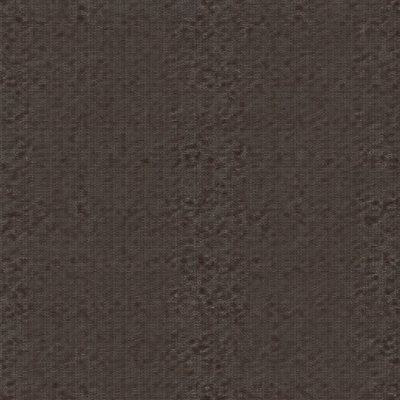
#> input picture check_cuir2.jpg, 400 x 400 px; its folder holds only this picture in this run
$ python -i cinema.py   (imports and definitions only)
#> lines starting #> are read from the running program, lines starting #| are printed output that depends on the picture
### core/config.py
#!/usr/bin/env python3
# -*- coding: utf-8 -*-
"""
Global configuration, default paths, LoRA and upscaler management.
"""

import os
import re
import unicodedata
from pathlib import Path
from typing import Dict, List, Optional

# Repository root (parent of core/) — reference for .env and relative paths.
RACINE_DEPOT = Path(__file__).resolve().parents[1]


def charger_env(chemin: Optional[Path] = None) -> None:
    """Loads a .env file into os.environ WITHOUT overwriting already-set variables.

    Supported format: KEY=VALUE (one per line), optional 'export ' prefix,
    single/double quotes stripped, blank lines and # comments ignored.
    Priority: shell environment variable > .env > this module's defaults
    (see .env.example at the repository root).
    """
    fichier = Path(chemin) if chemin else RACINE_DEPOT / ".env"
    if not fichier.is_file():
        return
    for ligne in fichier.read_text(encoding="utf-8").splitlines():
        ligne = ligne.strip()
        if not ligne or ligne.startswith("#"):
            continue
        if ligne.startswith("export "):
            ligne = ligne[len("export "):]
        cle, separateur, valeur = ligne.partition("=")
        if not separateur:
            continue
        cle = cle.strip()
        valeur = valeur.strip().strip('"').strip("'")
        os.environ.setdefault(cle, valeur)


# Optional .env at the repository root — loaded BEFORE reading the variables below.
charger_env()

# Executable paths
DEFAULT_LLAMA_CLI = os.getenv("LLAMA_CLI_PATH", r"C:\llama.cpp\llama-cli.exe")
DEFAULT_SD_CLI = os.getenv("SD_CLI_PATH", r"C:\SD\sd-cli.exe")
# Per-family video-build pin: since 2026-10-23 it resolves to the SAME main build
# (master-995+) — upstream #2181 (ggml small-BAR heap mask) fixed the MiniMax-H3
# OOM (#1976) AND cleared the LTX-2.5 workspace refusal; both 65 f production
# routes (video_multishot T2V + monoplan_ia I2V) re-validated on 995 that evening.
# The constant stays as a re-pin point: any future video-only regression can pin
# LTX routes back to a parallel build here (env SD_CLI_LTX_PATH) without touching
# the image path. The C:\SD-6b3edaa parallel build (master-841) is retired from
# production (kept on disk).
DEFAULT_SD_CLI_LTX = os.getenv("SD_CLI_LTX_PATH", r"C:\SD\sd-cli.exe")
DEFAULT_SD_DIR = os.getenv("SD_DIR", r"C:\SD")
DEFAULT_SD_SOURCE_DIR = os.getenv("SD_SOURCE_DIR", r"C:\GIT\stable-diffusion.cpp")
DEFAULT_AUDIOCPP_CLI = os.getenv("AUDIOCPP_PATH", r"C:\audio-cpp\audiocpp_cli.exe")


def _detecter_ffmpeg() -> str:
    """ffmpeg 9 (C:\\ffmpeg\\dist) first, then the older Amuse build, then PATH."""
    candidats = [
        r"C:\ffmpeg\dist\bin\ffmpeg.exe",
        r"C:\Program Files\Amuse\ffmpeg.exe",
    ]
    for c in candidats:
        if os.path.exists(c):
            return c
    return "ffmpeg"


DEFAULT_FFMPEG = os.getenv("FFMPEG_PATH", _detecter_ffmpeg())


def ffmpeg() -> str:
    """Absolute path of the machine ffmpeg (FFMPEG_PATH override, else auto-detected)."""
    return DEFAULT_FFMPEG

# Base folders and models
DEFAULT_MODEL_DIR = os.getenv("MODEL_DIR", r"C:\Modeles_LLM")
DEFAULT_LLM_MODEL = os.getenv("LLM_MODEL_PATH", os.path.join(DEFAULT_MODEL_DIR, "LFM2.5-8B-A1B-Q6_K.gguf"))
DEFAULT_SD_MODEL = os.getenv("SD_MODEL_PATH", os.path.join(DEFAULT_MODEL_DIR, "flux1-dev-Q6_K.gguf"))
DEFAULT_CLIP_L = os.getenv("SD_CLIP_L_PATH", os.path.join(DEFAULT_MODEL_DIR, "clip_l.safetensors"))
DEFAULT_T5XXL = os.getenv("SD_T5XXL_PATH", os.path.join(DEFAULT_MODEL_DIR, "t5xxl_fp16.safetensors"))
DEFAULT_VAE = os.getenv("SD_VAE_PATH", os.path.join(DEFAULT_MODEL_DIR, "ae.safetensors"))
# ControlNet OpenPose SDXL (validated recipe 2026-09-26, MEMORY_BANK §1.29: juggernautXL + xinsir)
DEFAULT_CONTROLNET_POSE = os.getenv("SD_CONTROLNET_POSE_PATH", os.path.join(DEFAULT_MODEL_DIR, "controlnet_openpose_sdxl_xinsir.safetensors"))
DEFAULT_SDXL_MODEL = os.getenv("SD_XL_MODEL_PATH", os.path.join(DEFAULT_MODEL_DIR, "juggernautXL_ragnarok.safetensors"))

# Qwen-Image-2.1 (7B DiT GGUF, Vulkan — support sd-cli #2032/#2035, master-908+).
# ⚠️ Qwen RESEARCH license: personal / non-commercial use ONLY. The VAE is
# dedicated (NOT interchangeable with Qwen-Image 1.0 nor Wan 2.2 — pinned doc
# scratch/upstream_docs/sd-cli_qwen-image-21/). Validated recipe: MEMORY_BANK §1.39.
DEFAULT_QWEN_IMAGE21_MODEL = os.getenv(
    "QWEN_IMAGE21_MODEL_PATH", os.path.join(DEFAULT_MODEL_DIR, "qwen-image-2.1-UC-Q8_0.gguf")
)
DEFAULT_QWEN_IMAGE21_LLM = os.getenv(
    "QWEN_IMAGE21_LLM_PATH", os.path.join(DEFAULT_MODEL_DIR, "Qwen3VL-8B-Instruct-Q4_K_M.gguf")
)
DEFAULT_QWEN_IMAGE21_VAE = os.getenv(
    "QWEN_IMAGE21_VAE_PATH", os.path.join(DEFAULT_MODEL_DIR, "qwen_image_2.1_vae_bf16.safetensors")
)
# Turbo variant (official 8-step distilled checkpoint, CFG 1) — USER VALIDATED
# 2026-10-11 ("Atomic très bien"): AtomicChat sd.cpp-native Q8_0 quant, clean
# layout (no f32 boot penalty, 123 s/image measured vs 962 s base). Same TE +
# VAE as the base model. The distilled checkpoint has ONE validated sampling
# schedule — the 8-step custom sigmas below (from the checkpoint's
# model_index.json schedule); other schedules are not evaluated upstream.
DEFAULT_QWEN_IMAGE21_TURBO_MODEL = os.getenv(
    "QWEN_IMAGE21_TURBO_MODEL_PATH", r"C:\Modeles_LLM\Qwen-Image-2.1-Turbo-Q8_0.gguf"
)
QWEN_IMAGE21_TURBO_SIGMAS = "1.0,0.978453,0.95418,0.926626,0.89508,0.845148,0.704534,0.414568,0.0"

# MOSS-Image-SFT (OpenMOSS, 5.1B DiT flow-matching, Apache-2.0) — pipeline
# USER VALIDATED 2026-10-24 ("Moss parfait oui", MEMORY_BANK §1.45): sd-cli
# arch `moss_image` (since master-973), text encoder Qwen3.5-9B Q8_0 + external
# tokenizer + flux2 VAE. Files stored on D:\Modeles_LLM (user's choice — USB
# 3.0 HDD: cold loads are disk-bound ~4-8 MB/s, see MEMORY_BANK lesson 10-11).
# Env-overridable so the paths can move (e.g. to C: NVMe) without code edits.
DEFAULT_MOSS_IMAGE_MODEL = os.getenv(
    "MOSS_IMAGE_MODEL_PATH", r"D:\Modeles_LLM\MOSS-Image-SFT-UD-Q4_K_XL.gguf"
)
DEFAULT_MOSS_IMAGE_LLM = os.getenv(
    "MOSS_IMAGE_LLM_PATH", r"D:\Modeles_LLM\Qwen3.5-9B-Q8_0.gguf"
)
DEFAULT_MOSS_IMAGE_VAE = os.getenv(
    "MOSS_IMAGE_VAE_PATH", r"D:\Modeles_LLM\moss_image_vae_flux2.safetensors"
)
DEFAULT_MOSS_IMAGE_TOKENIZER = os.getenv(
    "MOSS_IMAGE_TOKENIZER_PATH", r"D:\Modeles_LLM\moss_image_tokenizer.json"
)

# LFM3-Audio-2B text-to-speech (LiquidAI, arch `lfm3`, LFM Open License v1.0) —
# pipeline USER VALIDATED 2026-10-28 ("voix parfaite", MEMORY_BANK §1.48):
# llama.cpp `llama-tts` (support since master d05706b; the official release
# b11936 predates the LFM3 merges — keep the local build until >= b11937).
# Files on D:\Modeles_LLM next to the MOSS weights (user rule 2026-10-28:
# Liquid models stay on D: — 23 GB is too big for the C: NVMe free space;
# lesson 10-11 applies: cold loads are disk-bound, env-overridable paths).
DEFAULT_LLAMA_TTS = os.getenv("LLAMA_TTS_PATH", r"C:\llama.cpp\llama-tts.exe")
DEFAULT_LFM3_TTS_MODEL = os.getenv(
    "LFM3_TTS_MODEL_PATH", r"D:\Modeles_LLM\LFM3-Audio-2B-Q8_0.gguf"
)
DEFAULT_LFM3_TTS_MMPROJ = os.getenv(
    "LFM3_TTS_MMPROJ_PATH", r"D:\Modeles_LLM\mmproj-LFM3-Audio-2B-Q8_0.gguf"
)

# Local OCR engine — openbmb MiniCPM-OCR-1.0 (1.3B specialist, Apache-2.0),
# served through llama.cpp `llama-server` (--mmproj). USER VALIDATED 2026-10-28
# (MEMORY_BANK §1.49: EN word-perfect, FR 1-char error off-spec, UI screenshots
# word-perfect; ~4 s/page, ~2 GB VRAM). Server-only on purpose: the mtmd-cli
# cannot disable the model's thinking block, so the transcription only lands
# in `content` with a request-level `reasoning_effort: "none"`.
DEFAULT_LLAMA_SERVER = os.getenv("LLAMA_SERVER_PATH", r"C:\llama.cpp\llama-server.exe")
DEFAULT_MINICPM_OCR_MODEL = os.getenv(
    "MINICPM_OCR_MODEL_PATH", r"C:\Modeles_LLM\MiniCPM-OCR-1_0-Q8_0.gguf"
)
DEFAULT_MINICPM_OCR_MMPROJ = os.getenv(
    "MINICPM_OCR_MMPROJ_PATH", r"C:\Modeles_LLM\mmproj-MiniCPM-OCR-1_0-f16-4x.gguf"
)

# Video models (Wan 2.1 / Wan 2.2, LTX-2.3 / LTX-2.5, MiniMax-H3)
DEFAULT_WAN_MODEL = os.getenv("WAN_MODEL_PATH", os.path.join(DEFAULT_MODEL_DIR, "wan2.1-t2v-1.3b-q8_0.gguf"))
DEFAULT_WAN_VAE = os.getenv("WAN_VAE_PATH", os.path.join(DEFAULT_MODEL_DIR, "wan_2.1_vae.safetensors"))
DEFAULT_WAN_T5XXL = os.getenv("WAN_T5XXL_PATH", os.path.join(DEFAULT_MODEL_DIR, "umt5-xxl-encoder-Q8_0.gguf"))

# MiniMax-H3 Ref2VA video models (video+audio reference → generated video, webm output with audio).
# ⚠️ The ref2va DiT is DISTINCT from fl2va (T2VA/I2VA) — source: leejet/MiniMax-H3-GGUF
# (the MiniMax-AI/MiniMax-H3-GGUF repo is gated). Validated recipe: MEMORY_BANK §1.16.
DEFAULT_H3_REF2VA_MODEL = os.getenv(
    "H3_REF2VA_MODEL_PATH",
    os.path.join(DEFAULT_MODEL_DIR, "minimax_h3_ref2va_pruned-Q4_K_M.gguf"),
)
DEFAULT_H3_VIDEO_VAE = os.getenv(
    "H3_VIDEO_VAE_PATH", os.path.join(DEFAULT_MODEL_DIR, "minimax_h3_video_vae_fp16.safetensors")
)
DEFAULT_H3_AUDIO_VAE = os.getenv(
    "H3_AUDIO_VAE_PATH", os.path.join(DEFAULT_MODEL_DIR, "minimax_h3_audio_vae_fp32.safetensors")
)
DEFAULT_H3_LLM = os.getenv(
    "H3_LLM_PATH", os.path.join(DEFAULT_MODEL_DIR, "qwen3vl_32b_minimax_h3-Q2_K_M.gguf")
)
# Ref2VA turbo LoRA (20→8 step distillation, HF lightx2v/Minimax-h3-Turbo — take the
# NON `_comfyui_` variant). Recipe user-VALIDATED on 2026-09-09: sampling −64%,
# total −46%, quality and reference match ≥ baseline (name without .safetensors extension).
DEFAULT_H3_REF2VA_TURBO_LORA = os.getenv(
    "H3_REF2VA_TURBO_LORA", "minimax_h3_ref2v_turbo_8step_v1.0_768p_bf16"
)

# Wan 2.1 VACE (control-video guidance: pose/depth/skeleton frames lock the motion).
# VALIDATED 2026-10-01 by the user ("très bien") on the distilled LightX2V route:
# 8 steps, 4x faster than the plain 14B VACE Q3_K_S 20-step recipe (REJECTED "nul").
# Recipe: MEMORY_BANK §1.28 — I2V + --control-video, offload + vae-on-cpu mandatory (16 GB).
DEFAULT_VACE_MODEL = os.getenv(
    "VACE_MODEL_PATH",
    os.path.join(DEFAULT_MODEL_DIR, "Wan2.1_14B_LightX2V_StepCfgDistill_VACE-Q3_K_S.gguf"),
)
DEFAULT_VACE_T5XXL = os.getenv(
    "VACE_T5XXL_PATH", os.path.join(DEFAULT_MODEL_DIR, "umt5-xxl-encoder-Q4_K_M.gguf")
)  # VACE validated recipe uses the Q4_K_M umt5 (the plain-Wan default is Q8_0)

# Music models (MiniMax-Music3 GGUF via audio.cpp + Music Flamingo via llama.cpp)
DEFAULT_MUSIC3_DIR = os.getenv("MUSIC3_MODEL_DIR", os.path.join(DEFAULT_MODEL_DIR, "MiniMax-Music3-GGUF"))
DEFAULT_MUSIC3_LM = os.getenv("MUSIC3_LM_PATH", os.path.join(DEFAULT_MUSIC3_DIR, "language_model_q4_0.gguf"))
# ACE-Step 1.5 Turbo GGUF (bf16) via audio.cpp — monolithic package, MIT licence.
# ⚠️ q8_0 unsupported for this family (planner sampling failure).
DEFAULT_ACESTEP15_DIR = os.getenv("ACESTEP15_MODEL_DIR", os.path.join(DEFAULT_MODEL_DIR, "ACE-Step1.5-GGUF"))
DEFAULT_MUSIC_FLAMINGO_DIR = os.getenv("MUSIC_FLAMINGO_DIR", os.path.join(DEFAULT_MODEL_DIR, "music-flamingo"))
DEFAULT_MUSIC_FLAMINGO_LM = os.getenv(
    "MUSIC_FLAMINGO_LM_PATH", os.path.join(DEFAULT_MUSIC_FLAMINGO_DIR, "music-flamingo-hf.Q4_K_M.gguf")
)
DEFAULT_MUSIC_FLAMINGO_MMPROJ = os.getenv(
    "MUSIC_FLAMINGO_MMPROJ_PATH", os.path.join(DEFAULT_MUSIC_FLAMINGO_DIR, "music-flamingo-hf.mmproj-f16.gguf")
)

# Specialized folders for LoRAs and upscalers (search in C:\Modeles_LLM\... then in the local project)
DEFAULT_LORA_DIRS = [
    os.getenv("LORA_DIR", os.path.join(DEFAULT_MODEL_DIR, "loras")),
    os.path.abspath("loras")
]

DEFAULT_UPSCALER_DIRS = [
    os.getenv("UPSCALER_DIR", os.path.join(DEFAULT_MODEL_DIR, "upscalers")),
    os.path.abspath("upscalers"),
    DEFAULT_MODEL_DIR
]

DEFAULT_ESRGAN_MODEL = os.getenv(
    "SD_ESRGAN_PATH",
    os.path.join(DEFAULT_MODEL_DIR, "upscalers", "RealESRGAN_x4plus_anime_6B.pth")
)

# Specialized ONNX models (Segmentation, PBR, Animation)
DEFAULT_ONNX_DIRS = [
    os.getenv("ONNX_DIR", os.path.join(DEFAULT_MODEL_DIR, "onnx")),
    os.path.abspath("models"),
    os.path.join(DEFAULT_MODEL_DIR, "segmentation"),
    os.path.join(DEFAULT_MODEL_DIR, "pbr"),
    os.path.join(DEFAULT_MODEL_DIR, "animation"),
    DEFAULT_MODEL_DIR
]

DEFAULT_RMBG_MODEL = os.getenv(
    "RMBG_MODEL_PATH",
    os.path.join(DEFAULT_MODEL_DIR, "onnx", "rmbg-1.4.onnx")
)

DEFAULT_DEEPBUMP_MODEL = os.getenv(
    "DEEPBUMP_MODEL_PATH",
    os.path.join(DEFAULT_MODEL_DIR, "onnx", "deepbump256.onnx")
)

DEFAULT_RIFE_MODEL = os.getenv(
    "RIFE_MODEL_PATH",
    os.path.join(DEFAULT_MODEL_DIR, "onnx", "rife_fp32.onnx")
)

DEFAULT_YUNET_MODEL = os.getenv(
    "YUNET_MODEL_PATH",
    os.path.join(DEFAULT_MODEL_DIR, "onnx", "face_detection_yunet_2023mar.onnx")
)

# Rendering settings
DEFAULT_BACKEND = os.getenv("SD_BACKEND", "diffusion=vulkan0,te=cpu")
DEFAULT_THREADS = int(os.getenv("SD_THREADS", "16"))
# Default output: output/ (git-ignored) — godot_assets/ remains the folder
# of validated reference assets (README examples), no generation lands there anymore.
DEFAULT_OUTPUT_DIR = os.getenv("OUTPUT_DIR", "output")

# open-water (Leonxlnx, MIT) — procedural WebGL2 storm-sea renderer, pipeline
# USER VALIDATED 2026-10-24 ("image ok", MEMORY_BANK §1.47) as a silent
# backdrop/keyframe-loop source. Local clone with the render_shot.mjs addition
# (fixed camera + constant weather); env-overridable like the other tool paths.
DEFAULT_OPEN_WATER_DIR = os.getenv("OPEN_WATER_DIR", r"C:\GIT\open-water")
DEFAULT_MPFB_DATA_DIR = os.getenv(
    "MPFB_DATA_DIR",
    os.path.expandvars(r"%APPDATA%\Blender Foundation\Blender\5.2\mpfb\data\data")
)
DEFAULT_MPFB_INK_DIR = os.getenv(
    "MPFB_INK_DIR",
    os.path.join(DEFAULT_MPFB_DATA_DIR, "ink_layers")
)
DEFAULT_MPFB_EYES_DIR = os.getenv(
    "MPFB_EYES_DIR",
    os.path.join(DEFAULT_MPFB_DATA_DIR, "eyes", "materials")
)
# NB: no more temporary file at a relative path (ex-temp_render.png) —
# renders go through tempfile (unique per call, compatible with parallel runs).

# Default Visual Charter (Style Anchor)
DEFAULT_STYLE_ANCHOR = (
    "2D game asset, dark fantasy aesthetic, isolated on solid plain white background, "
    "obsidian steel, deep violet glowing runes, dark void energy, "
    "sharp clean edges, digital painting style, centered composition, no shadows on background"
)

# Framings per asset type
CADRAGE_INSTRUCTIONS = {
    "item": "front view or isometric view, single isolated game icon",
    "character": "full body sprite, neutral standing pose, front view",
    "prop": "isometric view, environmental 2D game object",
    "tile": "top-down or front view, seamless texture pattern",
    "angle_front": "front view, centered character sprite",
    "angle_right": "side profile view facing right, centered character sprite",
    "angle_back": "back view, centered character sprite",
    "angle_left": "side profile view facing left, centered character sprite"
}


# [243 lines left out: functions slugifier_texte, lister_loras, lister_upscalers, resoudre_upscaler, resoudre_sd_model, lister_modeles_onnx and 4 more, not called in this run]


# Required components of the MiniMax-Music3 GGUF package (default mix Q4_0 / Q8_0)
MUSIC3_FICHIERS_REQUIS = [
    "language_model_q4_0.gguf",
    "rvq_depth_decoder_q8_0.gguf",
    "transformer_q4_0.gguf",
    "condition_encoder.gguf",
    "vocoder.gguf",
    "tokenizer/tokenizer.json",
]


# [19 lines left out: function resoudre_modele_musique, not called in this run]


# ACE-Step 1.5 variants: (GGUF relative path, dit_model_path load-option
# or None). The packages are variant-specific — xl-* require their
# load-option (audio.cpp docs). XL = DiT 4B (~14.2 GiB bf16, untested on HF:
# hosted on the audio.cpp ModelScope mirror).
ACESTEP15_VARIANTES = {
    "turbo": (os.path.join("turbo", "ace-step-1.5-turbo-bf16.gguf"), None),
    "xl-turbo": (os.path.join("xl-turbo", "ace-step-1.5-xl-turbo-bf16.gguf"), "acestep-v15-xl-turbo"),
    "xl-sft": (os.path.join("xl-sft", "ace-step-1.5-xl-sft-bf16.gguf"), "acestep-v15-xl-sft"),
}


# [49 lines left out: functions resoudre_gguf_acestep15, resoudre_yunet_model, verifier_prerequis, not called in this run]

### core/cinema.py
#!/usr/bin/env python3
# -*- coding: utf-8 -*-
"""
core/cinema.py — AI single-take shot ("monoplan") (user-VALIDATED on 2026-09-10).

Winning recipe (MEMORY_BANK §1.17, Vent-Gris intro "L'HÉRITIER DU VIDE"):
a SINGLE LTX-2.5 I2V generation from a seed image (65 frames = stable GPU
ceiling), slowed down to the target duration with motion-compensated
interpolation, then re-framed by a DESIGNED pure zoom (monotone ramp with easing
— no tracking inside the warp: the NCC tracker would inject its translation
noise). Result: one single shot with no cuts and no camera vibration.

Why not longer/multi-shot: I2V chaining creates content cuts
(clouds/waves reinterpreted → jerks, all v2-v5 repairs rejected),
and LTX's internal `ltxav` module eats ~29 MB of VRAM per frame (ceiling
~81 frames at 832×480 on RX 6950 XT). Slow motion is therefore THE duration lever.
"""

import os
import shutil
import tempfile
import time
from typing import Callable, Optional, Tuple

from PIL import Image

from core.config import DEFAULT_MODEL_DIR, DEFAULT_SD_CLI_LTX, DEFAULT_FFMPEG as FFMPEG_PATH
from core.process import run_engine

# Validated LTX-2.5 Distilled models (§1.1 / §1.17)
LTX_DIT = os.path.join(DEFAULT_MODEL_DIR, "LTX-2.5-Distilled-Q4_K_M.gguf")
LTX_VAE = os.path.join(DEFAULT_MODEL_DIR, "ltx-2.5-video-vae-conv-bf16.safetensors")
LTX_AUDIO_VAE = os.path.join(DEFAULT_MODEL_DIR, "ltx-2.5-audio-vae-bf16.safetensors")
LTX_LLM = os.path.join(DEFAULT_MODEL_DIR, "gemma4-12b-with-proj-ltx-2.5-Q5_K_M.gguf")

# Official Lightricks distilled sigmas (8 steps, cfg 1.0 = 1 pass/step)
SIGMAS_LTX = "1.0, 0.99375, 0.9875, 0.98125, 0.975, 0.909375, 0.725, 0.421875, 0.0"

NEGATIF_DEFAUT = (
    "text, watermark, logo, subtitles, warm colors, autumn colors, sunny, cartoon, "
    "anime, modern elements, crowds, blurry, jitter, sudden cuts, glitch, low "
    "quality, noisy, distorted, morphing, lowres"
)

# Zoom anchor as a frame ratio (validated on the Vent-Gris castle:
# main subject positioned slightly left of center)
ANCRE_X, ANCRE_Y = 0.656, 0.472

# 4K UHD "Hero Hooks" path (ai-doc2video spec, integrated on 2026-09-12):
# AI 4x upscale of the ONLY raw 480p frames (§1.17 — never from an interpolated
# master), slow-down + zoom at 3328×1920 (native 4x-UltraSharp output), then
# final 3840×2160 @ 30 fps conform with h264_amf + CAS.
TAILLE_UPSCALE_4X = (3328, 1920)   # 832×480 × 4 — native 4x-UltraSharp output
TAILLE_MASTER_4K = (3840, 2160)    # 4K UHD broadcast YouTube
FPS_SORTIE_4K = 30                 # Hero Hooks cadence (165 frames / 5.5 s)
BITRATE_MASTER_4K = "45M"          # 45-50 Mbps band of the broadcast spec
CAS_MASTER_4K = 0.75               # FidelityFX, same value as the validated 1080p zoom


def conformer_amorce_16_9(source: str, destination: str, largeur: int = 832,
                          hauteur: int = 480) -> str:
    """Exact 16:9 reframe + Lanczos resize (no distortion)."""
#> called with source = '../check_cuir2.jpg', destination = 'out.png', largeur = 832, hauteur = 480
    img = Image.open(source).convert("RGB")
#> img is the input picture: PIL image 400x400 RGB; mean R, G, B 70.8, 61.2, 56.5
    w, h = img.size
#> w = 400; h = 400
    cible = 16.0 / 9.0
    if abs(w / h - cible) > 0.005:
        nouvelle_l = int(h * cible)
#> nouvelle_l = 711
        x0 = max(0, (w - nouvelle_l) // 2)
#> x0 = 0
        img = img.crop((x0, 0, x0 + nouvelle_l, h))
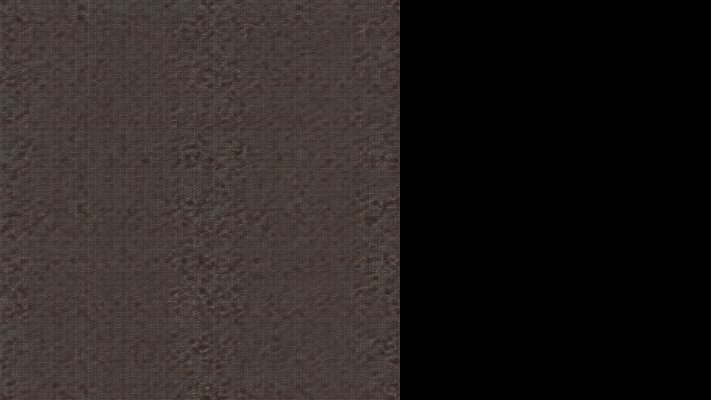
#> img: PIL image 711x400 RGB; mean R, G, B 39.8, 34.4, 31.8
    img = img.resize((largeur, hauteur), Image.Resampling.LANCZOS)
#> img: PIL image 832x480 RGB
    img.save(destination, quality=100)
    return destination


# [148 lines left out: functions generer_monoplan_ltx, generate_ltx_multishot, ralentir_interp, not called in this run]


# Backward-compatible alias (production scripts §1.17/§1.18: finir_monoplan_intro,
# faire_boucle_menu_vent_gris, lancement_nuit_intro_vent_gris)
ralentir_interp_1080p = ralentir_interp


# [141 lines left out: functions zoom_pur, master_brut_4k, conformer_master_4k, muxer_audio, generer_lit_ambiance, not called in this run]


# ---------------------------------------------------------------------------
# "Haute couture" title card (frozen image + animated title, user requirement
# 2026-09-10: the title must look VERY beautiful graphically).
# Multi-layer Pillow processing: ivory→gold gradient, chiseled bevel, warm
# halo, deep drop shadow, contrast vignette, rule+diamond ornament.
# ---------------------------------------------------------------------------

# Title palette (matched to the winter castle: antique gold on storm sky)
TITRE_OR_HAUT = (247, 240, 223)     # warm ivory (top of the gradient)
TITRE_OR_BAS = (201, 169, 106)      # antique gold (bottom of the gradient)
TITRE_BISEAU_CLAIR = (255, 252, 240)
TITRE_BISEAU_SOMBRE = (58, 40, 18)
TITRE_HALO = (247, 240, 223)
TITRE_OMBRE = (8, 14, 26)
TITRE_VIGNETTE = (6, 10, 20)
TITRE_ORNEMENT_OR = (201, 169, 106)
TITRE_ORNEMENT_IVOIRE = (240, 232, 210)

POLICE_DEFAUT_TITRE = r"C:\Windows\Fonts\FELIXTI.TTF"    # Felix Titling (inscriptional capitals)
POLICE_REPLI_TITRE = r"C:\Windows\Fonts\georgia.ttf"     # fallback if a glyph is missing

# Reveal chronology (seconds, 6 s title card)
_T_FADE_DEBUT, _T_FADE_FIN = 0.7, 2.2          # global fade of the block
_T_STAGGER = 0.035                             # per-glyph offset (left→right wave)
_TRACK_DEBUT_EM, _TRACK_FIN_EM = 0.12, 0.22    # letter tracking start→end (in em)
_T_TRACK_DEBUT, _T_TRACK_FIN = 0.7, 3.4
_T_MONTEE_FIN = 2.6                            # end of the block's soft rise
_T_ORN_DEBUT = 1.4                             # ornament appearance
_T_ORN_ALPHA_FIN, _T_ORN_CROISSANCE_FIN = 2.4, 2.8
_MONTEE_PX = 15.0


# [78 lines left out: functions _smooth, _duree_media, _couche_unie, _tuile_glyphe, not called in this run]


class _BlocTitre:
    """Title block ready to animate: pre-rendered glyph tiles + ornament.

    Once built (cost: a few tens of ms per glyph), composing a frame costs
    only pastes — the beauty is baked into the tiles (gradient, bevel, halo,
    shadow) and the animation stays smooth.
    """

    # [65 lines left out: function __init__, not called in this run]

    def _largeur(self, font, ligne: str, track_em: float, em: int) -> float:
        n = len(ligne)
        return sum(font.getlength(c) for c in ligne) + track_em * em * max(0, n - 1)

    # [221 lines left out: functions _positions_ligne, composer, rendre_titre_beau, extraire_derniere_trame, construire_carton_titre, etendre_ambiance and 1 more, not called in this run]

>>> result = conformer_amorce_16_9('../check_cuir2.jpg', 'out.png')
